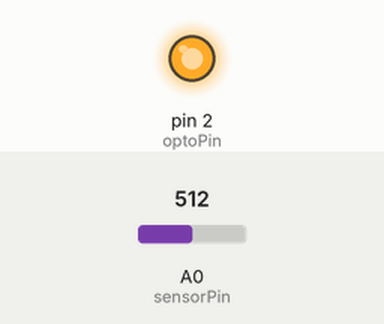
A sketch run on a simulated Arduino Uno, built with avr-gcc and run on an emulated ATmega328P. Parts: output pins drawn as LEDs (lit = HIGH). The test bench sets the inputs (shaded band); at power-on: A0 (sensorPin) = 512.

Above: at 0.05 s.
Timing chart, 0 to 3.0 s (numbered marks = the images above):
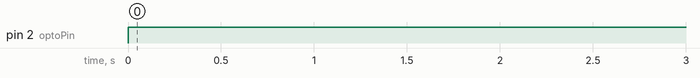

Measured:
- by itself, pin 2 (optoPin): LOW → HIGH at 0.00 s

The sketch:

opto_leds.ino
```cpp
const int sensorPin = A0;
const int optoPin = 2;

int sensorValue;
float temperature;
bool ledState = 0;

void setup() {
  // put your setup code here, to run once:
  Serial.begin(9600);
  pinMode(optoPin, OUTPUT);
}

void loop() {
  // put your main code here, to run repeatedly:

  sensorValue = analogRead(sensorPin);
  temperature = ((sensorValue * 5 / 1023.0) - 0.5) * 100;

  // if (temperature >= 25 && ledState == 0) {
  digitalWrite(optoPin, HIGH);
  ledState = 1;
  delay(2000);
  // } else if (temperature < 25 && ledState == 1) {
  digitalWrite(optoPin, LOW);
  ledState = 0;
  // }
}
```
